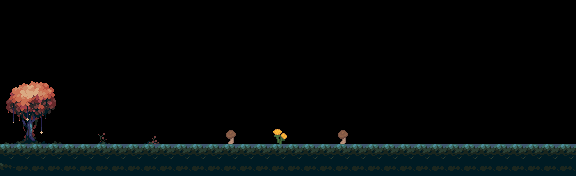

This is a level from a 2D game, rendered from its Tiled map with the project's own tilesets. A one-line summary and the complete map file follow:
An orthogonal 36x11 tile map with 16x16 px tiles, 3 tile layers (Ground, Objects, Interactable), 2 hidden layers not drawn, 4 tilesets.

<map version="1.10" tiledversion="1.11.2" orientation="orthogonal" renderorder="right-down" width="36" height="11" tilewidth="16" tileheight="16" infinite="0" nextlayerid="6" nextobjectid="1">
 <tileset firstgid="1" name="background_0" tilewidth="16" tileheight="16" tilecount="198" columns="18">
  <image source="场景素材/stringstar fields/background_0.png" width="288" height="180" />
 </tileset>
 <tileset firstgid="199" name="tileset" tilewidth="16" tileheight="16" tilecount="198" columns="18">
  <image source="场景素材/stringstar fields/tileset.png" width="288" height="176" />
 </tileset>
 <tileset firstgid="397" name="background_1" tilewidth="16" tileheight="16" tilecount="198" columns="18">
  <image source="场景素材/stringstar fields/background_1.png" width="288" height="180" />
 </tileset>
 <tileset firstgid="595" name="global" tilewidth="16" tileheight="16" tilecount="6" columns="3">
  <image source="场景素材/nature free/global.png" width="48" height="32" />
 </tileset>
 <layer id="1" name="Background" width="36" height="11" visible="0">
  <data encoding="csv">
1,2,3,4,5,6,7,8,9,10,11,12,13,14,15,16,17,18,1,2,3,4,5,6,7,8,9,10,11,12,13,14,15,16,17,18,
19,20,21,22,23,24,25,26,27,28,29,30,31,32,33,34,35,36,19,20,21,22,23,24,25,26,27,28,29,30,31,32,33,34,35,36,
37,38,39,40,41,42,43,44,45,46,47,48,49,50,51,52,53,54,37,38,39,40,41,42,43,44,45,46,47,48,49,50,51,52,53,54,
55,56,57,58,59,60,61,62,63,64,65,66,67,68,69,70,71,72,55,56,57,58,59,60,61,62,63,64,65,66,67,68,69,70,71,72,
73,74,75,76,77,78,79,80,81,82,83,84,85,86,87,88,89,90,73,74,75,76,77,78,79,80,81,82,83,84,85,86,87,88,89,90,
91,92,93,94,95,96,97,98,99,100,101,102,103,104,105,106,107,108,91,92,93,94,95,96,97,98,99,100,101,102,103,104,105,106,107,108,
109,110,111,112,113,114,115,116,117,118,119,120,121,122,123,124,125,126,109,110,111,112,113,114,115,116,117,118,119,120,121,122,123,124,125,126,
127,128,129,130,131,132,133,134,135,136,137,138,139,140,141,142,143,144,127,128,129,130,131,132,133,134,135,136,137,138,139,140,141,142,143,144,
145,146,147,148,149,150,151,152,153,154,155,156,157,158,159,160,161,162,145,146,147,148,149,150,151,152,153,154,155,156,157,158,159,160,161,162,
163,164,165,166,167,168,169,170,171,172,173,174,175,176,177,178,179,180,163,164,165,166,167,168,169,170,171,172,173,174,175,176,177,178,179,180,
181,182,183,184,185,186,187,188,189,190,191,192,193,194,195,196,197,198,181,182,183,184,185,186,187,188,189,190,191,192,193,194,195,196,197,198
</data>
 </layer>
 <layer id="4" name="ForeBackground" width="36" height="11" visible="0">
  <data encoding="csv">
0,0,0,0,0,0,0,0,0,0,0,0,0,0,0,0,0,0,0,0,0,0,0,0,0,0,0,0,0,0,0,0,0,0,0,0,
0,0,0,0,0,0,0,0,0,0,0,0,0,0,0,0,0,0,0,0,0,0,0,0,0,0,0,0,0,0,0,0,0,0,0,0,
0,0,0,0,0,0,0,0,0,0,0,0,0,0,0,0,0,0,0,0,0,0,0,0,0,0,0,0,0,0,0,0,0,0,0,0,
0,0,0,0,0,0,0,0,0,0,0,0,0,0,0,0,0,0,0,0,0,0,0,0,0,0,0,0,0,0,0,0,0,0,0,0,
0,0,0,0,0,0,0,0,0,0,0,0,0,0,0,0,0,0,0,0,0,0,0,0,0,0,0,0,0,0,0,0,0,0,0,0,
0,0,0,0,0,0,0,0,0,0,0,0,0,0,0,0,0,0,0,0,0,0,0,0,0,0,0,0,0,0,0,0,0,0,0,0,
527,528,529,530,531,527,528,529,530,531,523,524,525,526,527,528,529,530,531,523,524,525,526,527,528,529,530,531,0,0,0,0,0,0,0,0,
545,546,547,548,549,545,546,547,548,549,541,542,543,544,545,546,547,548,549,541,542,543,544,545,546,547,548,549,547,546,0,0,0,0,0,0,
563,564,565,566,567,563,564,565,566,567,559,560,561,562,563,564,565,566,567,559,560,561,562,563,564,565,566,567,565,566,0,0,0,0,0,0,
581,582,583,584,585,581,582,583,584,585,577,578,579,580,581,582,583,584,585,577,578,579,580,581,582,583,584,585,0,0,0,0,0,0,0,0,
0,0,0,0,0,0,0,0,0,0,0,0,0,0,0,0,0,0,0,0,0,0,0,0,0,0,0,0,0,0,0,0,0,0,0,0
</data>
 </layer>
 <layer id="2" name="Ground" width="36" height="11">
  <data encoding="csv">
0,0,0,0,0,0,0,0,0,0,0,0,0,0,0,0,0,0,0,0,0,0,0,0,0,0,0,0,0,0,0,0,0,0,0,0,
0,0,0,0,0,0,0,0,0,0,0,0,0,0,0,0,0,0,0,0,0,0,0,0,0,0,0,0,0,0,0,0,0,0,0,0,
0,0,0,0,0,0,0,0,0,0,0,0,0,0,0,0,0,0,0,0,0,0,0,0,0,0,0,0,0,0,0,0,0,0,0,0,
0,0,0,0,0,0,0,0,0,0,0,0,0,0,0,0,0,0,0,0,0,0,0,0,0,0,0,0,0,0,0,0,0,0,0,0,
0,0,0,0,0,0,0,0,0,0,0,0,0,0,0,0,0,0,0,0,0,0,0,0,0,0,0,0,0,0,0,0,0,0,0,0,
0,0,0,0,0,0,0,0,0,0,0,0,0,0,0,0,0,0,0,0,0,0,0,0,0,0,0,0,0,0,0,0,0,0,0,0,
0,0,0,0,0,0,0,0,0,0,0,0,0,0,0,0,0,0,0,0,0,0,0,0,0,0,0,0,0,0,0,0,0,0,0,0,
0,0,0,0,0,0,0,0,0,0,0,0,0,0,0,0,0,0,0,0,0,0,0,0,0,0,0,0,0,0,0,0,0,0,0,0,
0,0,0,0,0,0,0,0,0,0,0,0,0,0,0,0,0,0,0,0,0,0,0,0,0,0,0,0,0,0,0,0,0,0,0,0,
369,369,369,369,369,369,369,369,369,369,369,369,369,369,369,369,369,369,369,369,369,369,369,369,369,369,369,369,369,369,369,369,369,369,369,369,
388,382,382,382,382,382,382,382,382,382,382,382,382,382,382,382,382,382,382,382,382,382,382,382,382,382,382,382,382,382,382,382,382,382,382,382
</data>
 </layer>
 <layer id="3" name="Objects" width="36" height="11">
  <data encoding="csv">
0,0,0,0,0,0,0,0,0,0,0,0,0,0,0,0,0,0,0,0,0,0,0,0,0,0,0,0,0,0,0,0,0,0,0,0,
0,0,0,0,0,0,0,0,0,0,0,0,0,0,0,0,0,0,0,0,0,0,0,0,0,0,0,0,0,0,0,0,0,0,0,0,
0,0,0,0,0,0,0,0,0,0,0,0,0,0,0,0,0,0,0,0,0,0,0,0,0,0,0,0,0,0,0,0,0,0,0,0,
0,0,0,0,0,0,0,0,0,0,0,0,0,0,0,0,0,0,0,0,0,0,0,0,0,0,0,0,0,0,0,0,0,0,0,0,
0,0,0,0,0,0,0,0,0,0,0,0,0,0,0,0,0,0,0,0,0,0,0,0,0,0,0,0,0,0,0,0,0,0,0,0,
289,290,291,292,0,0,0,0,0,0,0,0,0,0,0,0,0,0,0,0,0,0,0,0,0,0,0,0,0,0,0,0,0,0,0,0,
307,308,309,310,0,0,0,0,0,0,0,0,0,0,0,0,0,0,0,0,0,0,0,0,0,0,0,0,0,0,0,0,0,0,0,0,
325,326,327,328,0,0,0,0,0,0,0,0,0,0,0,0,0,0,0,0,0,0,0,0,0,0,0,0,0,0,0,0,0,0,0,0,
343,344,345,346,0,0,352,0,0,334,0,0,0,0,0,0,0,0,0,0,0,0,0,0,0,0,0,0,0,0,0,0,0,0,0,0,
0,0,0,0,0,0,0,0,0,0,0,0,0,0,0,0,0,0,0,0,0,0,0,0,0,0,0,0,0,0,0,0,0,0,0,0,
0,0,0,0,0,0,0,0,0,0,0,0,0,0,0,0,0,0,0,0,0,0,0,0,0,0,0,0,0,0,0,0,0,0,0,0
</data>
 </layer>
 <layer id="5" name="Interactable" width="36" height="11">
  <data encoding="csv">
0,0,0,0,0,0,0,0,0,0,0,0,0,0,0,0,0,0,0,0,0,0,0,0,0,0,0,0,0,0,0,0,0,0,0,0,
0,0,0,0,0,0,0,0,0,0,0,0,0,0,0,0,0,0,0,0,0,0,0,0,0,0,0,0,0,0,0,0,0,0,0,0,
0,0,0,0,0,0,0,0,0,0,0,0,0,0,0,0,0,0,0,0,0,0,0,0,0,0,0,0,0,0,0,0,0,0,0,0,
0,0,0,0,0,0,0,0,0,0,0,0,0,0,0,0,0,0,0,0,0,0,0,0,0,0,0,0,0,0,0,0,0,0,0,0,
0,0,0,0,0,0,0,0,0,0,0,0,0,0,0,0,0,0,0,0,0,0,0,0,0,0,0,0,0,0,0,0,0,0,0,0,
0,0,0,0,0,0,0,0,0,0,0,0,0,0,0,0,0,0,0,0,0,0,0,0,0,0,0,0,0,0,0,0,0,0,0,0,
0,0,0,0,0,0,0,0,0,0,0,0,0,0,0,0,0,0,0,0,0,0,0,0,0,0,0,0,0,0,0,0,0,0,0,0,
0,0,0,0,0,0,0,0,0,0,0,0,0,0,0,0,0,0,0,0,0,0,0,0,0,0,0,0,0,0,0,0,0,0,0,0,
0,0,0,0,0,0,0,0,0,0,0,0,0,0,598,0,0,597,0,0,0,598,0,0,0,0,0,0,0,0,0,0,0,0,0,0,
0,0,0,0,0,0,0,0,0,0,0,0,0,0,0,0,0,0,0,0,0,0,0,0,0,0,0,0,0,0,0,0,0,0,0,0,
0,0,0,0,0,0,0,0,0,0,0,0,0,0,0,0,0,0,0,0,0,0,0,0,0,0,0,0,0,0,0,0,0,0,0,0
</data>
 </layer>
</map>
